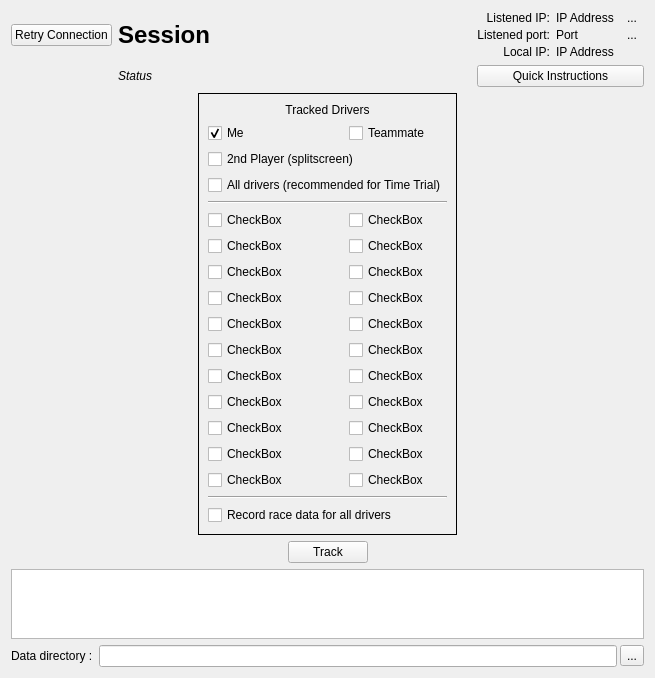
<?xml version="1.0" encoding="UTF-8"?>
<ui version="4.0">
 <class>TrackingWidget</class>
 <widget class="QWidget" name="TrackingWidget">
  <property name="geometry">
   <rect>
    <x>0</x>
    <y>0</y>
    <width>655</width>
    <height>668</height>
   </rect>
  </property>
  <property name="windowTitle">
   <string>Form</string>
  </property>
  <layout class="QGridLayout" name="gridLayout">
   <item row="9" column="0" colspan="3">
    <layout class="QHBoxLayout" name="horizontalLayout_2">
     <property name="spacing">
      <number>3</number>
     </property>
     <item>
      <widget class="QLabel" name="label">
       <property name="text">
        <string>Data directory : </string>
       </property>
      </widget>
     </item>
     <item>
      <widget class="QLineEdit" name="leDataDir">
       <property name="readOnly">
        <bool>true</bool>
       </property>
      </widget>
     </item>
     <item>
      <widget class="QToolButton" name="btnBrowse">
       <property name="text">
        <string>...</string>
       </property>
      </widget>
     </item>
    </layout>
   </item>
   <item row="6" column="0">
    <spacer name="horizontalSpacer">
     <property name="orientation">
      <enum>Qt::Horizontal</enum>
     </property>
     <property name="sizeHint" stdset="0">
      <size>
       <width>104</width>
       <height>20</height>
      </size>
     </property>
    </spacer>
   </item>
   <item row="1" column="0" colspan="3">
    <layout class="QGridLayout" name="gridLayout_3">
     <item row="0" column="3">
      <layout class="QGridLayout" name="gridLayout_4">
       <property name="topMargin">
        <number>0</number>
       </property>
       <property name="horizontalSpacing">
        <number>6</number>
       </property>
       <property name="verticalSpacing">
        <number>3</number>
       </property>
       <item row="2" column="1">
        <widget class="QLabel" name="lblIP">
         <property name="toolTip">
          <string>The IP address of this computer</string>
         </property>
         <property name="text">
          <string>IP Address</string>
         </property>
        </widget>
       </item>
       <item row="1" column="1">
        <widget class="QLabel" name="lblPort">
         <property name="toolTip">
          <string>The port to listen to retrieve the data</string>
         </property>
         <property name="text">
          <string>Port</string>
         </property>
        </widget>
       </item>
       <item row="1" column="0">
        <widget class="QLabel" name="label_4">
         <property name="text">
          <string>Listened port:</string>
         </property>
         <property name="alignment">
          <set>Qt::AlignRight|Qt::AlignTrailing|Qt::AlignVCenter</set>
         </property>
        </widget>
       </item>
       <item row="1" column="2">
        <widget class="QToolButton" name="btnEditPort">
         <property name="sizePolicy">
          <sizepolicy hsizetype="Fixed" vsizetype="Ignored">
           <horstretch>0</horstretch>
           <verstretch>0</verstretch>
          </sizepolicy>
         </property>
         <property name="text">
          <string>...</string>
         </property>
         <property name="autoRaise">
          <bool>true</bool>
         </property>
        </widget>
       </item>
       <item row="0" column="0">
        <widget class="QLabel" name="label_5">
         <property name="text">
          <string>Listened IP:</string>
         </property>
         <property name="alignment">
          <set>Qt::AlignRight|Qt::AlignTrailing|Qt::AlignVCenter</set>
         </property>
        </widget>
       </item>
       <item row="0" column="2">
        <widget class="QToolButton" name="btnEditServer">
         <property name="sizePolicy">
          <sizepolicy hsizetype="Fixed" vsizetype="Ignored">
           <horstretch>0</horstretch>
           <verstretch>0</verstretch>
          </sizepolicy>
         </property>
         <property name="text">
          <string>...</string>
         </property>
         <property name="autoRaise">
          <bool>true</bool>
         </property>
        </widget>
       </item>
       <item row="2" column="0">
        <widget class="QLabel" name="label_3">
         <property name="text">
          <string>Local IP:</string>
         </property>
         <property name="alignment">
          <set>Qt::AlignRight|Qt::AlignTrailing|Qt::AlignVCenter</set>
         </property>
        </widget>
       </item>
       <item row="0" column="1">
        <widget class="QLabel" name="lblServer">
         <property name="toolTip">
          <string>The IP address where the game is running</string>
         </property>
         <property name="text">
          <string>IP Address</string>
         </property>
        </widget>
       </item>
      </layout>
     </item>
     <item row="0" column="1">
      <widget class="QLabel" name="lblSession">
       <property name="font">
        <font>
         <pointsize>18</pointsize>
         <weight>75</weight>
         <bold>true</bold>
        </font>
       </property>
       <property name="text">
        <string>Session</string>
       </property>
      </widget>
     </item>
     <item row="1" column="1">
      <widget class="QLabel" name="lblStatus">
       <property name="font">
        <font>
         <italic>true</italic>
        </font>
       </property>
       <property name="text">
        <string>Status</string>
       </property>
      </widget>
     </item>
     <item row="0" column="2">
      <spacer name="horizontalSpacer_5">
       <property name="orientation">
        <enum>Qt::Horizontal</enum>
       </property>
       <property name="sizeHint" stdset="0">
        <size>
         <width>40</width>
         <height>20</height>
        </size>
       </property>
      </spacer>
     </item>
     <item row="1" column="3">
      <widget class="QPushButton" name="btnQuickInstructions">
       <property name="text">
        <string>Quick Instructions</string>
       </property>
      </widget>
     </item>
     <item row="0" column="0">
      <widget class="QPushButton" name="btnRetry">
       <property name="text">
        <string>Retry Connection</string>
       </property>
      </widget>
     </item>
    </layout>
   </item>
   <item row="7" column="0" colspan="3">
    <layout class="QHBoxLayout" name="horizontalLayout">
     <item>
      <spacer name="horizontalSpacer_3">
       <property name="orientation">
        <enum>Qt::Horizontal</enum>
       </property>
       <property name="sizeHint" stdset="0">
        <size>
         <width>40</width>
         <height>20</height>
        </size>
       </property>
      </spacer>
     </item>
     <item>
      <widget class="QPushButton" name="btnTrack">
       <property name="text">
        <string>Track</string>
       </property>
      </widget>
     </item>
     <item>
      <spacer name="horizontalSpacer_4">
       <property name="orientation">
        <enum>Qt::Horizontal</enum>
       </property>
       <property name="sizeHint" stdset="0">
        <size>
         <width>40</width>
         <height>20</height>
        </size>
       </property>
      </spacer>
     </item>
    </layout>
   </item>
   <item row="6" column="1">
    <widget class="QFrame" name="driverWidget">
     <property name="sizePolicy">
      <sizepolicy hsizetype="Fixed" vsizetype="Preferred">
       <horstretch>0</horstretch>
       <verstretch>0</verstretch>
      </sizepolicy>
     </property>
     <property name="frameShape">
      <enum>QFrame::Panel</enum>
     </property>
     <property name="frameShadow">
      <enum>QFrame::Plain</enum>
     </property>
     <layout class="QGridLayout" name="gridLayout_2">
      <property name="horizontalSpacing">
       <number>42</number>
      </property>
      <item row="2" column="0" colspan="2">
       <widget class="QCheckBox" name="player2">
        <property name="text">
         <string>2nd Player (splitscreen)</string>
        </property>
       </widget>
      </item>
      <item row="0" column="0" colspan="2">
       <widget class="QLabel" name="label_2">
        <property name="sizePolicy">
         <sizepolicy hsizetype="Preferred" vsizetype="Fixed">
          <horstretch>0</horstretch>
          <verstretch>0</verstretch>
         </sizepolicy>
        </property>
        <property name="text">
         <string>Tracked Drivers</string>
        </property>
        <property name="alignment">
         <set>Qt::AlignCenter</set>
        </property>
       </widget>
      </item>
      <item row="17" column="0" colspan="2">
       <widget class="Line" name="line_2">
        <property name="orientation">
         <enum>Qt::Horizontal</enum>
        </property>
       </widget>
      </item>
      <item row="14" column="0">
       <widget class="QCheckBox" name="driver10">
        <property name="text">
         <string>CheckBox</string>
        </property>
       </widget>
      </item>
      <item row="13" column="0">
       <widget class="QCheckBox" name="driver9">
        <property name="text">
         <string>CheckBox</string>
        </property>
       </widget>
      </item>
      <item row="1" column="1">
       <widget class="QCheckBox" name="teammate">
        <property name="text">
         <string>Teammate</string>
        </property>
       </widget>
      </item>
      <item row="9" column="0">
       <widget class="QCheckBox" name="driver5">
        <property name="text">
         <string>CheckBox</string>
        </property>
       </widget>
      </item>
      <item row="8" column="0">
       <widget class="QCheckBox" name="driver4">
        <property name="text">
         <string>CheckBox</string>
        </property>
       </widget>
      </item>
      <item row="6" column="0">
       <widget class="QCheckBox" name="driver2">
        <property name="text">
         <string>CheckBox</string>
        </property>
       </widget>
      </item>
      <item row="3" column="0" colspan="2">
       <widget class="QCheckBox" name="allcars">
        <property name="text">
         <string>All drivers (recommended for Time Trial)</string>
        </property>
       </widget>
      </item>
      <item row="1" column="0">
       <widget class="QCheckBox" name="player">
        <property name="text">
         <string>Me</string>
        </property>
        <property name="checked">
         <bool>true</bool>
        </property>
       </widget>
      </item>
      <item row="5" column="0">
       <widget class="QCheckBox" name="driver1">
        <property name="text">
         <string>CheckBox</string>
        </property>
       </widget>
      </item>
      <item row="12" column="0">
       <widget class="QCheckBox" name="driver8">
        <property name="text">
         <string>CheckBox</string>
        </property>
       </widget>
      </item>
      <item row="11" column="0">
       <widget class="QCheckBox" name="driver7">
        <property name="text">
         <string>CheckBox</string>
        </property>
       </widget>
      </item>
      <item row="4" column="0" colspan="2">
       <widget class="Line" name="line">
        <property name="orientation">
         <enum>Qt::Horizontal</enum>
        </property>
       </widget>
      </item>
      <item row="18" column="0" colspan="2">
       <widget class="QCheckBox" name="allRace">
        <property name="text">
         <string>Record race data for all drivers</string>
        </property>
       </widget>
      </item>
      <item row="7" column="0">
       <widget class="QCheckBox" name="driver3">
        <property name="text">
         <string>CheckBox</string>
        </property>
       </widget>
      </item>
      <item row="10" column="0">
       <widget class="QCheckBox" name="driver6">
        <property name="text">
         <string>CheckBox</string>
        </property>
       </widget>
      </item>
      <item row="15" column="0">
       <widget class="QCheckBox" name="driver11">
        <property name="text">
         <string>CheckBox</string>
        </property>
       </widget>
      </item>
      <item row="5" column="1">
       <widget class="QCheckBox" name="driver12">
        <property name="text">
         <string>CheckBox</string>
        </property>
       </widget>
      </item>
      <item row="6" column="1">
       <widget class="QCheckBox" name="driver13">
        <property name="text">
         <string>CheckBox</string>
        </property>
       </widget>
      </item>
      <item row="7" column="1">
       <widget class="QCheckBox" name="driver14">
        <property name="text">
         <string>CheckBox</string>
        </property>
       </widget>
      </item>
      <item row="8" column="1">
       <widget class="QCheckBox" name="driver15">
        <property name="text">
         <string>CheckBox</string>
        </property>
       </widget>
      </item>
      <item row="9" column="1">
       <widget class="QCheckBox" name="driver16">
        <property name="text">
         <string>CheckBox</string>
        </property>
       </widget>
      </item>
      <item row="10" column="1">
       <widget class="QCheckBox" name="driver17">
        <property name="text">
         <string>CheckBox</string>
        </property>
       </widget>
      </item>
      <item row="11" column="1">
       <widget class="QCheckBox" name="driver18">
        <property name="text">
         <string>CheckBox</string>
        </property>
       </widget>
      </item>
      <item row="12" column="1">
       <widget class="QCheckBox" name="driver19">
        <property name="text">
         <string>CheckBox</string>
        </property>
       </widget>
      </item>
      <item row="13" column="1">
       <widget class="QCheckBox" name="driver20">
        <property name="text">
         <string>CheckBox</string>
        </property>
       </widget>
      </item>
      <item row="14" column="1">
       <widget class="QCheckBox" name="driver21">
        <property name="text">
         <string>CheckBox</string>
        </property>
       </widget>
      </item>
      <item row="15" column="1">
       <widget class="QCheckBox" name="driver22">
        <property name="text">
         <string>CheckBox</string>
        </property>
       </widget>
      </item>
     </layout>
    </widget>
   </item>
   <item row="8" column="0" colspan="3">
    <widget class="QPlainTextEdit" name="logTextEdit">
     <property name="readOnly">
      <bool>true</bool>
     </property>
    </widget>
   </item>
   <item row="6" column="2">
    <spacer name="horizontalSpacer_2">
     <property name="orientation">
      <enum>Qt::Horizontal</enum>
     </property>
     <property name="sizeHint" stdset="0">
      <size>
       <width>104</width>
       <height>20</height>
      </size>
     </property>
    </spacer>
   </item>
  </layout>
 </widget>
 <resources/>
 <connections/>
</ui>
